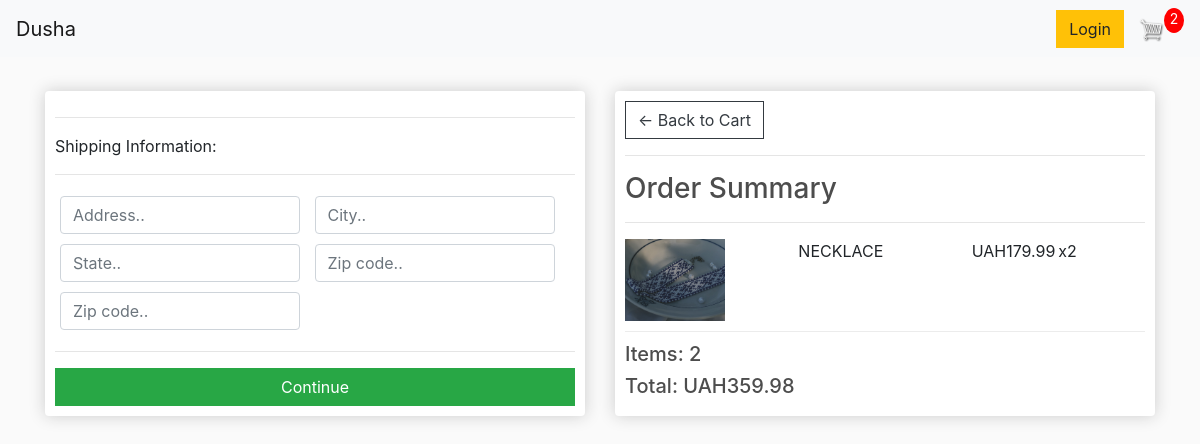
The app's page /checkout/ (signed in) with its own data.
### store/models.py (models this page shows, shortened)
class OrderItem(models.Model):
	product = models.ForeignKey(Product, on_delete=models.SET_NULL, null=True)
	order = models.ForeignKey(Order, on_delete=models.SET_NULL, null=True)
	quantity = models.IntegerField(default=0, null=True, blank=True)
	date_added = models.DateTimeField(auto_now_add=True)
	@property
	def get_total(self):
		total = self.product.price * self.quantity
		return total

class Product(models.Model):
	name = models.CharField(max_length=200)
	price = models.FloatField()
	digital = models.BooleanField(default=False,null=True, blank=True)
	image = models.ImageField(null=True, blank=True)
	@property
	def imageURL(self):
		try:
			url = self.image.url
		except:
			url = ''
		return url

class Order(models.Model):
	customer = models.ForeignKey(Customer, on_delete=models.SET_NULL, null=True, blank=True)
	date_ordered = models.DateTimeField(auto_now_add=True)
	complete = models.BooleanField(default=False)
	transaction_id = models.CharField(max_length=100, null=True)
	@property
	def shipping(self):
		shipping = False
		orderitems = self.orderitem_set.all()
		for i in orderitems:
			if i.product.digital == False:
				shipping = True
		return shipping
	@property
	def get_cart_total(self):
		orderitems = self.orderitem_set.all()
		total = sum([item.get_total for item in orderitems])
		return total
	@property
	def get_cart_items(self):
		orderitems = self.orderitem_set.all()
		total = sum([item.quantity for item in orderitems])
		return total

### store/views.py (the view)
# urls.py: path('checkout/', views.checkout, name="checkout"),
def checkout(request):
	data = cartData(request)
	cartItems = data['cartItems']
	order = data['order']
	items = data['items']
	context = {'items':items, 'order':order, 'cartItems':cartItems}
	return render(request, 'store/checkout.html', context)

### store/utils.py (called while the page is built)
def cartData(request):
	if request.user.is_authenticated:
		customer = request.user.customer
		order, created = Order.objects.get_or_create(customer=customer, complete=False)
		items = order.orderitem_set.all()
		cartItems = order.get_cart_items
	else:
		cookieData = cookieCart(request)
		cartItems = cookieData['cartItems']
		order = cookieData['order']
		items = cookieData['items']
	return {'cartItems':cartItems ,'order':order, 'items':items}

### store/templates/store/checkout.html (shortened to what this page needs)
{% extends 'store/main.html' %}
{% load static %}
{% block content %}
     <div class="row">
		<div class="col-lg-6">
			<div class="box-element" id="form-wrapper">
				<form id="form">
					<div id="shipping-info">
						<hr>
						<p>Shipping Information:</p>
						<hr>
						<div class="form-field">
							<input class="form-control" type="text" name="address" placeholder="Address..">
						</div>
						<div class="form-field">
							<input class="form-control" type="text" name="city" placeholder="City..">
						</div>
						<div class="form-field">
							<input class="form-control" type="text" name="state" placeholder="State..">
						</div>
						<div class="form-field">
							<input class="form-control" type="text" name="zipcode" placeholder="Zip code..">
						</div>
						<div class="form-field">
							<input class="form-control" type="text" name="country" placeholder="Zip code..">
						</div>
					</div>
					<hr>
					<input id="form-button" class="btn btn-success btn-block" type="submit" value="Continue">
				</form>
			</div>
			<br>
		</div>
		<div class="col-lg-6">
			<div class="box-element">
				<a  class="btn btn-outline-dark" href="{% url 'cart' %}">&#x2190; Back to Cart</a>
				<hr>
				<h3>Order Summary</h3>
				<hr>
				{% for item in items %}
				<div class="cart-row">
					<div style="flex:2"><img class="row-image" src="{{item.product.imageURL}}"></div>
					<div style="flex:2"><p>{{item.product.name}}</p></div>
					<div style="flex:1"><p>UAH{{item.product.price|floatformat:2}}</p></div>
					<div style="flex:1"><p>x{{item.quantity}}</p></div>
				</div>
				{% endfor %}
				<h5>Items:   {{order.get_cart_items}}</h5>
				<h5>Total:   UAH{{order.get_cart_total|floatformat:2}}</h5>
			</div>
		</div>
	</div>
{% endblock content %}

### static/css/main.css (style rules this page uses)
body { background-color: hsl(0, 0%, 98%); }
h1,h2,h3,h4,h5,h6 { color:hsl(0, 0%, 30%); }
.box-element { box-shadow:hsl(0, 0%, 80%) 0 0 16px; background-color: #fff; border-radius: 4px; padding: 10px; }
.col-lg-4, .col-lg-6, .col-lg-8, .col-lg-12 { margin-top: 10px; }
.btn { border-radius: 0; }
.row-image { width: 100px; }
.form-field { width:250px; display: inline-block; padding: 5px; }
.cart-row { display: flex; align-items: flex-stretch; padding-bottom: 10px; margin-bottom: 10px; border-bottom: 1px solid #ececec; }

### records on screen
OrderItem: product.imageURL (picture), product.name "NECKLACE", product.price "179.99", quantity "2"
Order: get_cart_items "2", get_cart_total "359.98"

### other values on screen
{{ cartItems }} "2"
